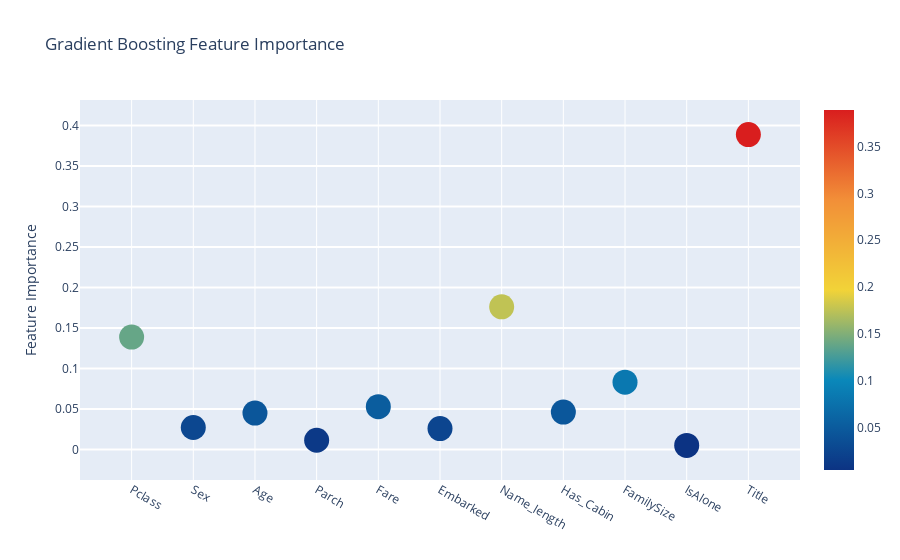

The code cell stored with this chart in its notebook:
### Code cell
# Scatter plot - Gradient Boost
trace = go.Scatter(
    y = feature_dataframe['Gradient Boost feature importances'].values,
    x = feature_dataframe['features'].values,
    mode='markers',
    marker=dict(
        sizemode = 'diameter',
        sizeref = 1,
        size = 25,
#       size= feature_dataframe['AdaBoost feature importances'].values,
        #color = np.random.randn(500), #set color equal to a variable
        color = feature_dataframe['Gradient Boost feature importances'].values,
        colorscale='Portland',
        showscale=True
    ),
    text = feature_dataframe['features'].values
)
data = [trace]

layout= go.Layout(
    autosize= True,
    title= 'Gradient Boosting Feature Importance',
    hovermode= 'closest',
#     xaxis= dict(
#         title= 'Pop',
#         ticklen= 5,
#         zeroline= False,
#         gridwidth= 2,
#     ),
    yaxis=dict(
        title= 'Feature Importance',
        ticklen= 5,
        gridwidth= 2
    ),
    showlegend= False
)
fig = go.Figure(data=data, layout=layout)
py.iplot(fig,filename='scatter2010')

### Figure 1 — Plotly figure (JSON) as saved in the notebook; plotly's stock layout.template omitted (floating-point values rounded to 4 significant figures)
{"data": [{"marker": {"color": [0.1388, 0.02714, 0.04496, 0.01131, 0.05285, 0.02574, 0.1761, 0.04619, 0.08305, 0.005017, 0.3888], "colorscale": [[0, "rgb(12,51,131)"], [0.25, "rgb(10,136,186)"], [0.5, "rgb(242,211,56)"], [0.75, "rgb(242,143,56)"], [1, "rgb(217,30,30)"]], "showscale": true, "size": 25, "sizemode": "diameter", "sizeref": 1}, "mode": "markers", "text": ["Pclass", "Sex", "Age", "Parch", "Fare", "Embarked", "Name_length", "Has_Cabin", "FamilySize", "IsAlone", "Title"], "type": "scatter", "x": ["Pclass", "Sex", "Age", "Parch", "Fare", "Embarked", "Name_length", "Has_Cabin", "FamilySize", "IsAlone", "Title"], "y": [0.1388, 0.02714, 0.04496, 0.01131, 0.05285, 0.02574, 0.1761, 0.04619, 0.08305, 0.005017, 0.3888]}], "layout": {"autosize": true, "hovermode": "closest", "showlegend": false, "title": {"text": "Gradient Boosting Feature Importance"}, "yaxis": {"gridwidth": 2, "ticklen": 5, "title": {"text": "Feature Importance"}}}}
